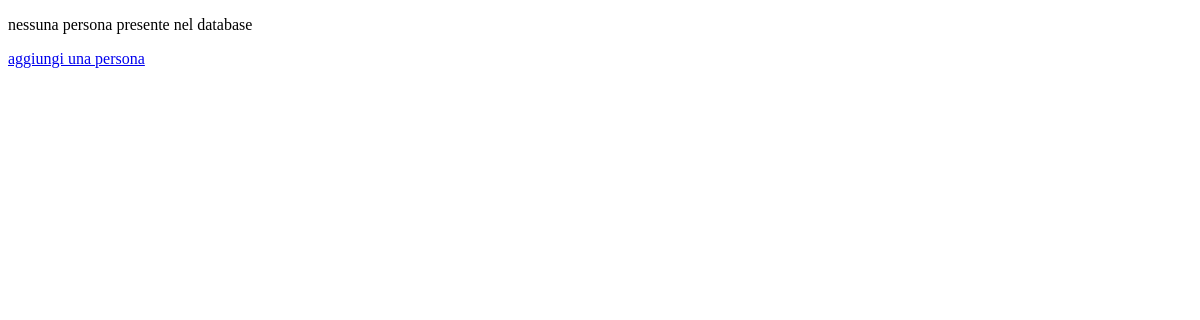
The app's page /prova/people, older data.
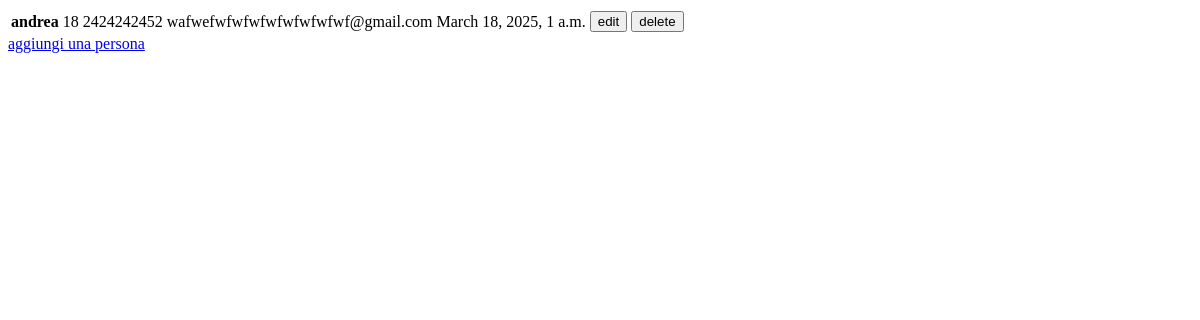
The same page, newer data.
### prova/models.py (models this page shows, shortened)
class Person(models.Model) :
    name = models.CharField(max_length=100)
    age = models.IntegerField(default=0)
    email = models.EmailField(max_length=100,default="")
    phoneNumber = models.CharField(max_length=10,default="")
    birth_date = models.DateTimeField()

### prova/views.py (the view)
# urls.py: path("people",views.people, name="people"),
def people(request):
    people = Person.objects.all()
    if request.method == "POST" :
        id = request.POST.get("id")
        person =get_object_or_404(Person,id=id)
        person.delete()
    context = {"people": people}
    template = loader.get_template('prova/people.html')
    return HttpResponse(template.render(context,request))

### prova/templates/prova/people.html (shortened to what this page needs)
<!DOCTYPE html>
<html lang="en">
  <head>
  </head>
  <body>
    {% if people%}
    <table>
      {%for person in people %}
      <tr>
        <th>{{person.name}}</th>
        <td>{{person.age}}</td>
        <td>{{person.phoneNumber}}</td>
        <td>{{person.email}}</td>
        <td>{{person.birth_date}}</td>
        <td>
          <a href="{% url 'prova:edit_person' person.id%}">
            <button>edit</button>
          </a>
        </td>
        <td>
          <form method="POST">
            <input type="submit" value="delete" />
          </form>
        </td>
      </tr>
      {% endfor %}
    </table>
    {% else %}
    <p>nessuna persona presente nel database</p>
    {% endif %}
    <a href="{% url 'prova:add_person' %}">aggiungi una persona</a>
  </body>
</html>

Row changes from the older to the newer data that the page shows:
added Person: name "andrea", age "18", phoneNumber "2424242452", email "wafwefwfwfwfwfwfwfwfwf@gmail.com", birth_date "March 18, 2025, 1 a.m."
Text that changed along with them:
text no longer shown: "nessuna persona presente nel database"
